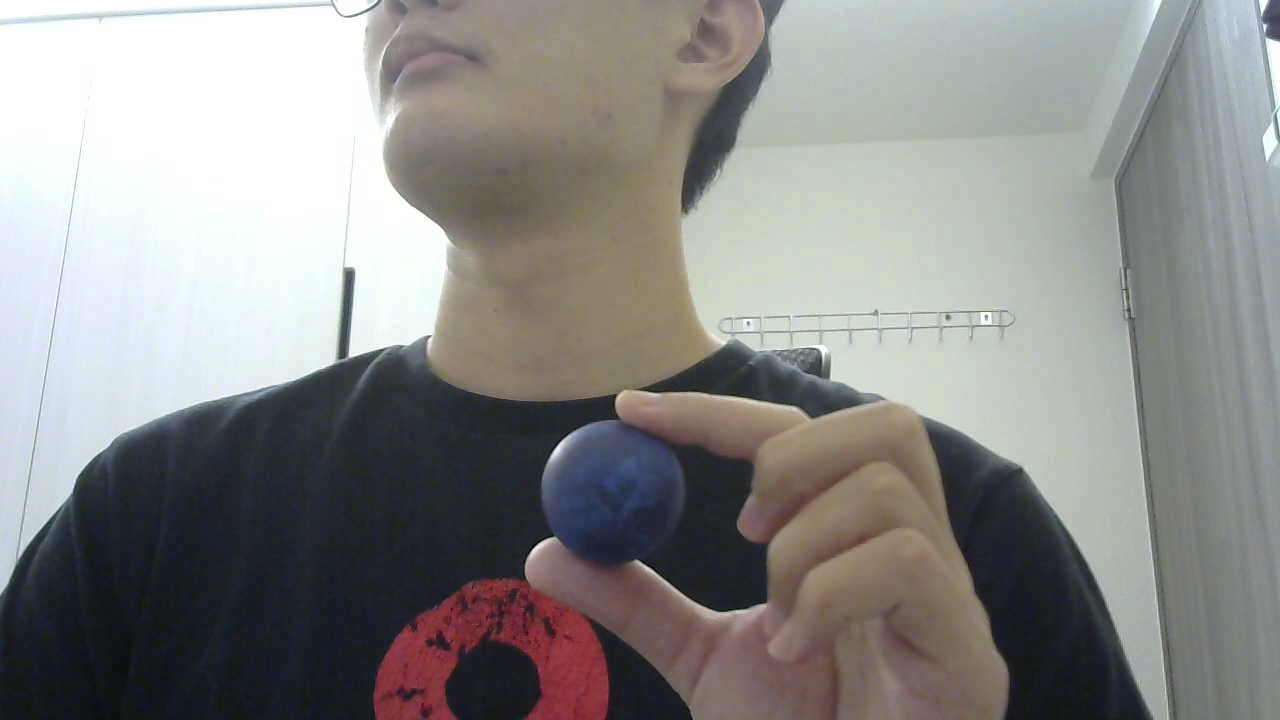
#> input picture ball_track_unittests/1.jpg, 1280 x 720 px
$ python -i BallTracker.py   (imports and definitions only)
#> lines starting #> are read from the running program, lines starting #| are printed output that depends on the picture; after the words box and inside, x2 and y2 are one past the last pixel; in counts of white or black regions, pixels touching at a corner belong together
#> further down, picture is the input picture: shape (720, 1280, 3); mean B, G, R 136.3, 138.3, 138.8
import cv2
import imutils
import depthai as dai
from collections import deque

class BallTracker:
    def __init__(self):
        self.redLower = (114, 72, 0)
        self.redUpper = (176, 208, 218)
        self.pts = deque(maxlen=16)


    def create_pipeline(self):
        pass

    def recognize_ball(self, frame):
        # blurred = cv2.GaussianBlur(frame, (11, 11), 0)
        hsv = cv2.cvtColor(frame, cv2.COLOR_BGR2HSV)
#> hsv: shape (720, 1280, 3); mean H, S, V 68.7, 39.3, 146

        # construct a mask for the color "red", then perform
        # a series of dilations and erosions to remove any small
        # blobs left in the mask
        mask = cv2.inRange(hsv, self.redLower, self.redUpper)
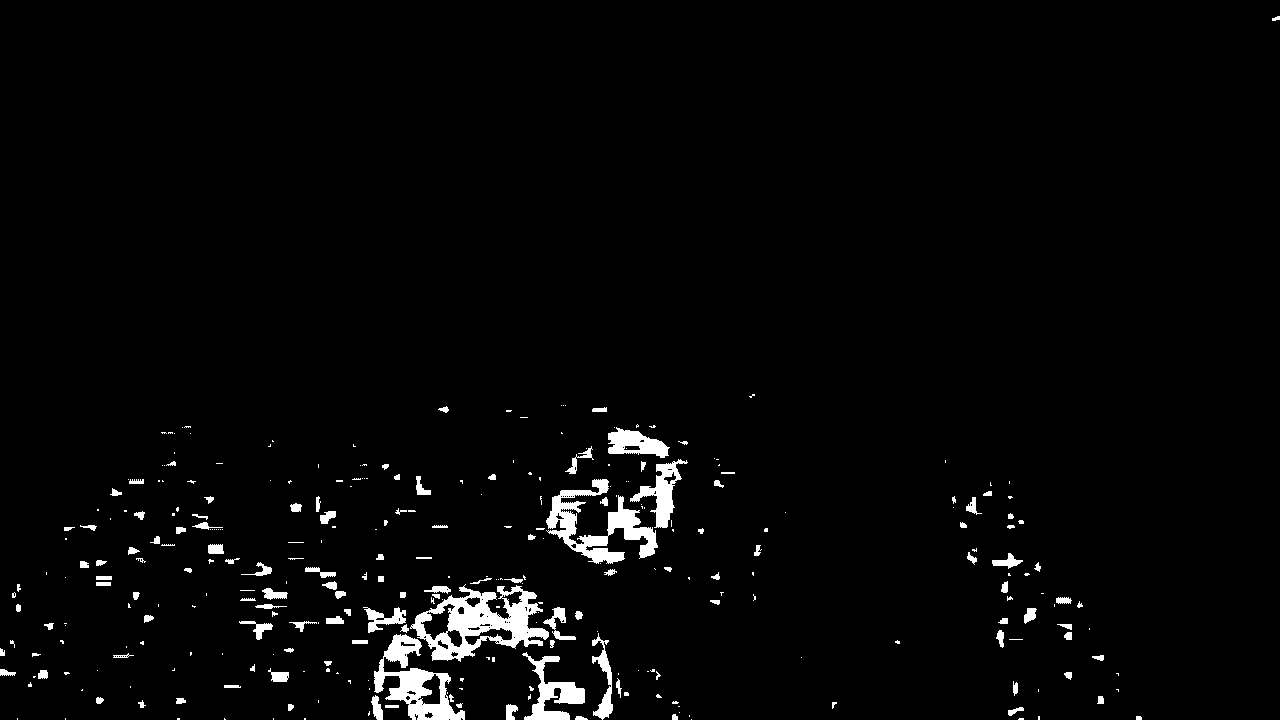
#> mask: shape (720, 1280); 2.7% white; 316 white regions (184 under 20 px)
        # mask = cv2.erode(mask, None, iterations=2)
        # mask = cv2.dilate(mask, None, iterations=2)

        # find contours in the mask and initialize the current
        # (x, y) center of the ball
        cnts = cv2.findContours(mask.copy(), cv2.RETR_EXTERNAL,
            cv2.CHAIN_APPROX_SIMPLE)
#> cnts = 315 contours, 216 with area under 20; largest, box (x1, y1, x2, y2) and area: (410, 584, 549, 662) 5751, (374, 634, 465, 720) 3274, (546, 479, 658, 564) 3007, (522, 652, 585, 720) 1379, (630, 459, 688, 528) 1226
        cnts = imutils.grab_contours(cnts)
        self.center = None
        self.rad = ((0, 0), 0)

        # only proceed if at least one contour was found
        if len(cnts) > 0:
            # find the largest contour in the mask, then use
            # it to compute the minimum enclosing circle and
            # centroid
            c = max(cnts, key=cv2.contourArea)
#> c = contour of 367 points, box (x1, y1, x2, y2) (410, 584, 549, 662), area 5751
            ((x, y), radius) = cv2.minEnclosingCircle(c)
#> x = 479; y = 631.5; radius = 69.15
            M = cv2.moments(c)
#> M = moments, m00 5751, centre m10/m00, m01/m00 = (476.8, 623)
            if M["m00"] != 0:
                self.center = (int(M["m10"] / M["m00"]), int(M["m01"] / M["m00"]))
#> self.center = (476, 622)

                # only proceed if the radius meets a minimum size
                if radius > 10:
                    # update the points queue
                    self.rad = ((x, y), radius)
#> self.rad = ((479, 631.5), 69.15)
                    self.pts.appendleft(self.center)


    def next_frame(self, frame):
        self.recognize_ball(frame)
        return self.center, self.pts, self.rad

>>> import cv2
>>> picture = cv2.imread('ball_track_unittests/1.jpg')
>>> result = BallTracker().recognize_ball(picture)
